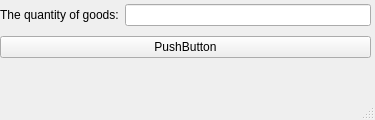
<?xml version="1.0" encoding="UTF-8"?>
<ui version="4.0">
 <class>MainWindow</class>
 <widget class="QMainWindow" name="MainWindow">
  <property name="geometry">
   <rect>
    <x>0</x>
    <y>0</y>
    <width>375</width>
    <height>120</height>
   </rect>
  </property>
  <property name="minimumSize">
   <size>
    <width>375</width>
    <height>120</height>
   </size>
  </property>
  <property name="maximumSize">
   <size>
    <width>375</width>
    <height>120</height>
   </size>
  </property>
  <property name="windowTitle">
   <string>MainWindow</string>
  </property>
  <widget class="QWidget" name="centralwidget">
   <widget class="QWidget" name="layoutWidget">
    <property name="geometry">
     <rect>
      <x>0</x>
      <y>0</y>
      <width>371</width>
      <height>64</height>
     </rect>
    </property>
    <layout class="QGridLayout" name="gridLayout">
     <item row="0" column="0">
      <widget class="QLabel" name="label">
       <property name="text">
        <string>The quantity of goods:</string>
       </property>
      </widget>
     </item>
     <item row="0" column="1">
      <widget class="QLineEdit" name="lineEdit"/>
     </item>
     <item row="1" column="0" colspan="2">
      <widget class="QPushButton" name="pushButton">
       <property name="text">
        <string>PushButton</string>
       </property>
      </widget>
     </item>
    </layout>
   </widget>
  </widget>
  <widget class="QMenuBar" name="menubar">
   <property name="geometry">
    <rect>
     <x>0</x>
     <y>0</y>
     <width>375</width>
     <height>26</height>
    </rect>
   </property>
  </widget>
  <widget class="QStatusBar" name="statusbar"/>
 </widget>
 <resources/>
 <connections/>
</ui>
